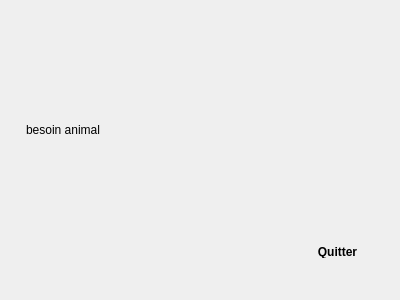
<?xml version="1.0" encoding="UTF-8"?>
<ui version="4.0">
 <class>besoinanimal</class>
 <widget class="QDialog" name="besoinanimal">
  <property name="geometry">
   <rect>
    <x>0</x>
    <y>0</y>
    <width>400</width>
    <height>300</height>
   </rect>
  </property>
  <property name="windowTitle">
   <string>Dialog</string>
  </property>
  <widget class="QPushButton" name="pushButton">
   <property name="geometry">
    <rect>
     <x>300</x>
     <y>240</y>
     <width>75</width>
     <height>23</height>
    </rect>
   </property>
   <property name="styleSheet">
    <string notr="true">color: &quot;red&quot;;

padding: 5px;
border-radius: 5px;

font-weight: bold;
</string>
   </property>
   <property name="text">
    <string>Quitter</string>
   </property>
  </widget>
  <widget class="QLabel" name="label">
   <property name="geometry">
    <rect>
     <x>26</x>
     <y>120</y>
     <width>111</width>
     <height>20</height>
    </rect>
   </property>
   <property name="text">
    <string>besoin animal </string>
   </property>
  </widget>
 </widget>
 <resources/>
 <connections>
  <connection>
   <sender>pushButton</sender>
   <signal>clicked()</signal>
   <receiver>besoinanimal</receiver>
   <slot>accept()</slot>
   <hints>
    <hint type="sourcelabel">
     <x>334</x>
     <y>256</y>
    </hint>
    <hint type="destinationlabel">
     <x>508</x>
     <y>259</y>
    </hint>
   </hints>
  </connection>
 </connections>
</ui>
